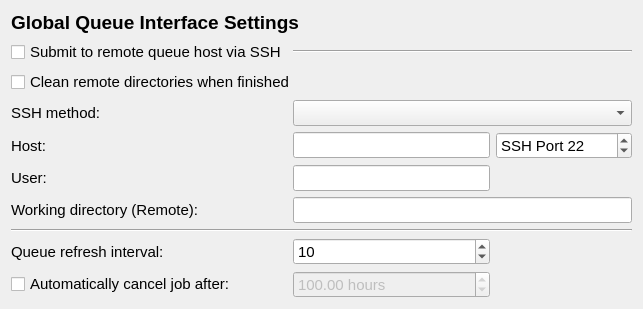
<?xml version="1.0" encoding="UTF-8"?>
<ui version="4.0">
 <class>GlobalQueueInterfaceSettingsWidget</class>
 <widget class="QWidget" name="GlobalQueueInterfaceSettingsWidget">
  <property name="geometry">
   <rect>
    <x>0</x>
    <y>0</y>
    <width>643</width>
    <height>280</height>
   </rect>
  </property>
  <property name="font">
   <font>
    <pointsize>11</pointsize>
   </font>
  </property>
  <property name="windowTitle">
   <string>Form</string>
  </property>
  <layout class="QGridLayout" name="gridLayout_2">
   <item row="0" column="0">
    <layout class="QGridLayout" name="gridLayout">
     <item row="0" column="0" colspan="3">
      <widget class="QLabel" name="label_3">
       <property name="text">
        <string>&lt;html&gt;&lt;head/&gt;&lt;body&gt;&lt;p&gt;&lt;span style=&quot; font-size:14pt; font-weight:600;&quot;&gt;Global Queue Interface Settings&lt;/span&gt;&lt;/p&gt;&lt;/body&gt;&lt;/html&gt;</string>
       </property>
      </widget>
     </item>
     <item row="1" column="0">
      <widget class="QCheckBox" name="cb_remoteQueue">
       <property name="toolTip">
        <string>Submit batch-queue jobs through SSH to a remote host. When unchecked, scheduler commands are run locally.</string>
       </property>
       <property name="text">
        <string>Submit to remote queue host via SSH</string>
       </property>
      </widget>
     </item>
     <item row="1" column="1" colspan="2">
      <widget class="Line" name="line">
       <property name="orientation">
        <enum>Qt::Horizontal</enum>
       </property>
      </widget>
     </item>
     <item row="2" column="0" colspan="3">
      <widget class="QCheckBox" name="cb_cleanRemoteOnStop">
       <property name="text">
        <string>Clean remote directories when finished</string>
       </property>
      </widget>
     </item>
     <item row="3" column="0">
      <widget class="QLabel" name="label_sshMethod">
       <property name="sizePolicy">
        <sizepolicy hsizetype="Maximum" vsizetype="Preferred">
         <horstretch>0</horstretch>
         <verstretch>0</verstretch>
        </sizepolicy>
       </property>
       <property name="text">
        <string>SSH method:</string>
       </property>
       <property name="buddy">
        <cstring>combo_sshMethod</cstring>
       </property>
      </widget>
     </item>
     <item row="3" column="1" colspan="2">
      <widget class="QComboBox" name="combo_sshMethod">
       <property name="toolTip">
        <string>Select how XtalOpt connects to the remote queue host.</string>
       </property>
      </widget>
     </item>
     <item row="4" column="0">
      <widget class="QLabel" name="label_18">
       <property name="sizePolicy">
        <sizepolicy hsizetype="Maximum" vsizetype="Preferred">
         <horstretch>0</horstretch>
         <verstretch>0</verstretch>
        </sizepolicy>
       </property>
       <property name="text">
        <string>Host:</string>
       </property>
       <property name="buddy">
        <cstring>edit_host</cstring>
       </property>
      </widget>
     </item>
     <item row="4" column="1">
      <widget class="QLineEdit" name="edit_host">
       <property name="toolTip">
        <string>Remote host name, IP address, or System SSH host alias.</string>
       </property>
      </widget>
     </item>
     <item row="4" column="2">
      <widget class="QSpinBox" name="spin_port">
       <property name="minimum">
        <number>1</number>
       </property>
       <property name="prefix">
        <string>SSH Port </string>
       </property>
       <property name="maximum">
        <number>65535</number>
       </property>
       <property name="value">
        <number>22</number>
       </property>
      </widget>
     </item>
     <item row="5" column="0">
      <widget class="QLabel" name="label_19">
       <property name="sizePolicy">
        <sizepolicy hsizetype="Maximum" vsizetype="Preferred">
         <horstretch>0</horstretch>
         <verstretch>0</verstretch>
        </sizepolicy>
       </property>
       <property name="text">
        <string>User:</string>
       </property>
       <property name="buddy">
        <cstring>edit_username</cstring>
       </property>
      </widget>
     </item>
     <item row="5" column="1">
      <widget class="QLineEdit" name="edit_username">
       <property name="toolTip">
        <string>Username on the remote host. System SSH may use your SSH config when this is empty.</string>
       </property>
      </widget>
     </item>
     <item row="6" column="0">
      <widget class="QLabel" name="label_20">
       <property name="sizePolicy">
        <sizepolicy hsizetype="Maximum" vsizetype="Preferred">
         <horstretch>0</horstretch>
         <verstretch>0</verstretch>
        </sizepolicy>
       </property>
       <property name="text">
        <string>Working directory (Remote):</string>
       </property>
       <property name="buddy">
        <cstring>edit_rempath</cstring>
       </property>
      </widget>
     </item>
     <item row="6" column="1" colspan="2">
      <widget class="QLineEdit" name="edit_rempath">
       <property name="toolTip">
        <string>Path on remote host to use during optimizations. Do not use wildcard characters or BASH-specific characters (e.g. '~' in place of /home/user).</string>
       </property>
      </widget>
     </item>
     <item row="7" column="0" colspan="3">
      <widget class="Line" name="line_2">
       <property name="orientation">
        <enum>Qt::Horizontal</enum>
       </property>
      </widget>
     </item>
     <item row="8" column="0">
      <widget class="QLabel" name="label_2">
       <property name="toolTip">
        <string>&lt;html&gt;&lt;head/&gt;&lt;body&gt;&lt;p&gt;The number of seconds to wait before querying the jobs' statuses again with the queue interface.&lt;/p&gt;&lt;/body&gt;&lt;/html&gt;</string>
       </property>
       <property name="text">
        <string>Queue refresh interval:</string>
       </property>
      </widget>
     </item>
     <item row="8" column="1">
      <widget class="QSpinBox" name="spin_interval">
       <property name="toolTip">
        <string>&lt;html&gt;&lt;head/&gt;&lt;body&gt;&lt;p&gt;The number of seconds to wait before querying the jobs' statuses again with the queue interface.&lt;/p&gt;&lt;/body&gt;&lt;/html&gt;</string>
       </property>
       <property name="minimum">
        <number>1</number>
       </property>
       <property name="maximum">
        <number>99999</number>
       </property>
       <property name="value">
        <number>10</number>
       </property>
      </widget>
     </item>
     <item row="9" column="0">
      <widget class="QCheckBox" name="cb_cancelJobAfterTime">
       <property name="toolTip">
        <string>&lt;html&gt;&lt;head/&gt;&lt;body&gt;&lt;p&gt;Automatically cancel a job after a specified amount of time. The next pending job will then be submitted.&lt;/p&gt;&lt;/body&gt;&lt;/html&gt;</string>
       </property>
       <property name="text">
        <string>Automatically cancel job after:</string>
       </property>
      </widget>
     </item>
     <item row="9" column="1">
      <widget class="QDoubleSpinBox" name="spin_hoursForCancelJobAfterTime">
       <property name="enabled">
        <bool>false</bool>
       </property>
       <property name="toolTip">
        <string>&lt;html&gt;&lt;head/&gt;&lt;body&gt;&lt;p&gt;Automatically cancel a job after a specified amount of time.&lt;/p&gt;&lt;/body&gt;&lt;/html&gt;</string>
       </property>
       <property name="suffix">
        <string> hours</string>
       </property>
       <property name="minimum">
        <double>0.010000000000000</double>
       </property>
       <property name="maximum">
        <double>10000.000000000000000</double>
       </property>
       <property name="value">
        <double>100.000000000000000</double>
       </property>
      </widget>
     </item>
    </layout>
   </item>
  </layout>
 </widget>
 <tabstops>
  <tabstop>combo_sshMethod</tabstop>
  <tabstop>edit_host</tabstop>
  <tabstop>spin_port</tabstop>
  <tabstop>edit_username</tabstop>
  <tabstop>edit_rempath</tabstop>
  <tabstop>spin_interval</tabstop>
 </tabstops>
 <resources/>
 <connections/>
</ui>
